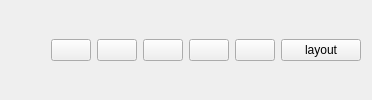
      <widget class="QWidget" name="uv">
       <layout class="QVBoxLayout" name="verticalLayout_15" stretch="0,1">
        <item>
         <layout class="QHBoxLayout" name="horizontalLayout_13">
          <item>
           <spacer name="horizontalSpacer_5">
            <property name="orientation">
             <enum>Qt::Horizontal</enum>
            </property>
            <property name="sizeHint" stdset="0">
             <size>
              <width>40</width>
              <height>20</height>
             </size>
            </property>
           </spacer>
          </item>
          <item>
           <widget class="QPushButton" name="pushButton_uv_screenshot">
            <property name="text">
             <string/>
            </property>
            <property name="icon">
             <iconset resource="../myresources.qrc">
              <normaloff>:/icons/icons/camera.png</normaloff>:/icons/icons/camera.png</iconset>
            </property>
           </widget>
          </item>
          <item>
           <widget class="QPushButton" name="pushButton_uv_left2">
            <property name="toolTip">
             <string>previous source</string>
            </property>
            <property name="statusTip">
             <string>previous source</string>
            </property>
            <property name="whatsThis">
             <string>previous source</string>
            </property>
            <property name="text">
             <string/>
            </property>
            <property name="icon">
             <iconset resource="../myresources.qrc">
              <normaloff>:/icons/icons/arrow-left-double.png</normaloff>:/icons/icons/arrow-left-double.png</iconset>
            </property>
           </widget>
          </item>
          <item>
           <widget class="QPushButton" name="pushButton_uv_left">
            <property name="toolTip">
             <string>decrement all views</string>
            </property>
            <property name="statusTip">
             <string>decrement all views</string>
            </property>
            <property name="whatsThis">
             <string>decrement all views</string>
            </property>
            <property name="text">
             <string/>
            </property>
            <property name="icon">
             <iconset resource="../myresources.qrc">
              <normaloff>:/icons/icons/arrow-left.png</normaloff>:/icons/icons/arrow-left.png</iconset>
            </property>
           </widget>
          </item>
          <item>
           <widget class="QPushButton" name="pushButton_uv_right">
            <property name="toolTip">
             <string>increment all views</string>
            </property>
            <property name="statusTip">
             <string>increment all views</string>
            </property>
            <property name="whatsThis">
             <string>increment all views</string>
            </property>
            <property name="text">
             <string/>
            </property>
            <property name="icon">
             <iconset resource="../myresources.qrc">
              <normaloff>:/icons/icons/arrow-right.png</normaloff>:/icons/icons/arrow-right.png</iconset>
            </property>
           </widget>
          </item>
          <item>
           <widget class="QPushButton" name="pushButton_uv_right2">
            <property name="toolTip">
             <string>next sources</string>
            </property>
            <property name="statusTip">
             <string>next sources</string>
            </property>
            <property name="text">
             <string/>
            </property>
            <property name="icon">
             <iconset resource="../myresources.qrc">
              <normaloff>:/icons/icons/arrow-right-double.png</normaloff>:/icons/icons/arrow-right-double.png</iconset>
            </property>
           </widget>
          </item>
          <item>
           <widget class="QPushButton" name="pushButton_uvCoverageLayout">
            <property name="text">
             <string>layout</string>
            </property>
           </widget>
          </item>
         </layout>
        </item>
        <item>
         <layout class="QGridLayout" name="gridLayout_uv_coverage"/>
        </item>
       </layout>
      </widget>
